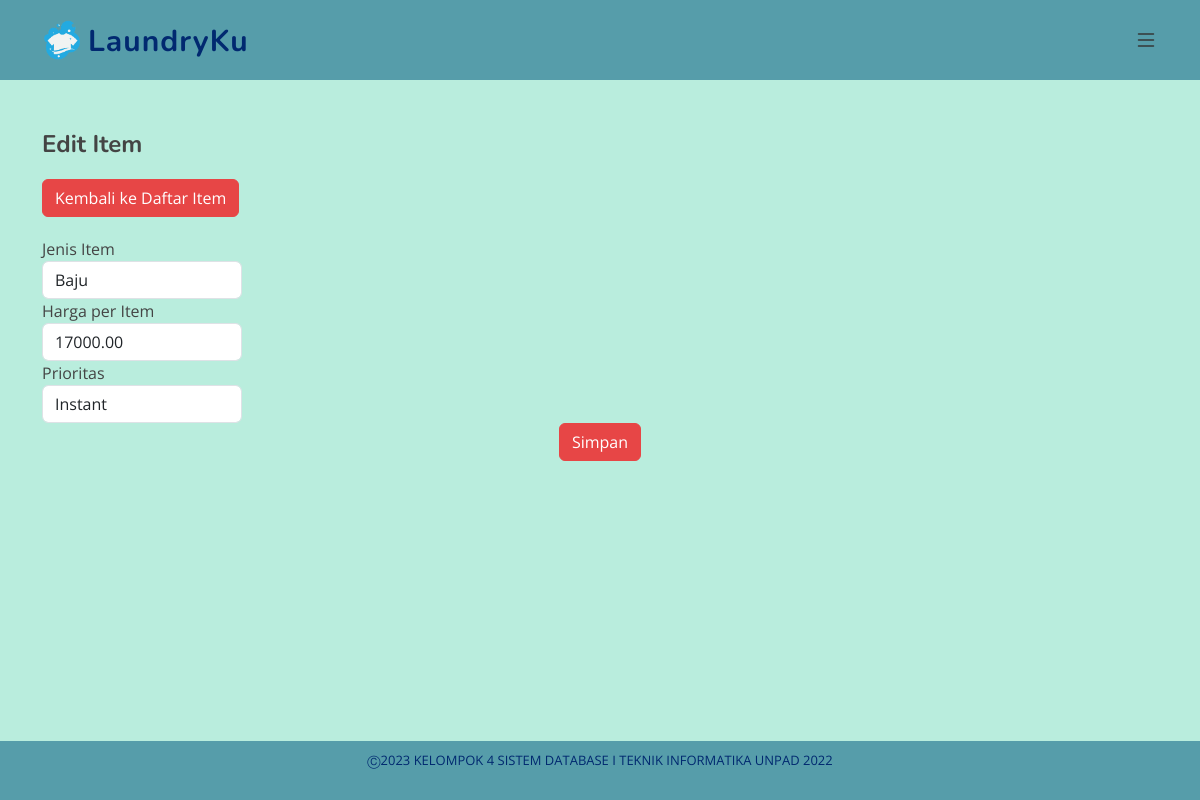
/edit_item.php?id=1 (signed in), run on the app's committed database.
### tables this page shows
CREATE TABLE Item (
    id_item INT AUTO_INCREMENT PRIMARY KEY,
    jenis_item VARCHAR(255) NOT NULL,
    harga_per_item DECIMAL(18, 2) NOT NULL,
    id_prioritas INT,
    FOREIGN KEY (id_prioritas) REFERENCES Prioritas(id_prioritas)
);

CREATE TABLE Prioritas (
    id_prioritas INT AUTO_INCREMENT PRIMARY KEY,
    jenis_prioritas VARCHAR(255) NOT NULL,
    keterangan VARCHAR(255),
    durasi INT,
    image_url VARCHAR (255)
);

### edit_item.php (the view, shortened to what this page needs)
<?php
include "config.php";
$idItem = $_GET['id'];
$query = "SELECT * FROM Item WHERE id_item = '$idItem'";
$result = mysqli_query($conn, $query);
$item = mysqli_fetch_assoc($result);
$prioritasQuery = "SELECT * FROM Prioritas";
$prioritasResult = mysqli_query($conn, $prioritasQuery);
?>
<?php include 'header.php'; ?>
<main id="main">
  <section id="admin" class="admin">
    <div class="container">
      <div class="row">
        <div class="col-lg-12">
          <h2>Edit Item</h2>
          <div class="text-right">
            <a href="daftar_item.php" class="btn btn-primary">Kembali ke Daftar Item</a>
          </div>
        </div>
      </div>
      <div class="row">
        <div class="col-lg-12">
          <form action="" method="POST">
            <div class="form-group">
              <label for="jenis_item">Jenis Item</label>
              <input type="text" class="form-control" id="jenis_item" name="jenis_item" value="<?php echo $item['jenis_item']; ?>">
            </div>
            <div class="form-group">
              <label for="harga_per_item">Harga per Item</label>
              <input type="number" step="0.01" class="form-control" id="harga_per_item" name="harga_per_item" value="<?php echo $item['harga_per_item']; ?>">
            </div>
            <div class="form-group">
              <label for="id_prioritas">Prioritas</label>
              <select class="form-control" id="id_prioritas" name="id_prioritas">
                <?php while ($row = mysqli_fetch_assoc($prioritasResult)) : ?>
                  <option value="<?php echo $row['id_prioritas']; ?>" <?php if ($row['id_prioritas'] == $item['id_prioritas']) echo 'selected'; ?>><?php echo $row['jenis_prioritas']; ?></option>
                <?php endwhile; ?>
              </select>
            </div>
            <div class="text-center">
              <button type="submit" class="btn btn-primary" name="simpan">Simpan</button>
            </div>
          </form>
        </div>
      </div>
    </div>
  </section>
</main>
<?php include 'footer.php'; ?>

### assets/css/style.css (style rules this page uses)
:root { scroll-behavior: smooth; }
body { font-family: "Open Sans", sans-serif; color: #444444; }
a { color: #f4f4f4; text-decoration: none; }
h1, h2, h3, h4, h5, h6 { font-family: "Nunito", sans-serif; }
section { padding: 60px 0; overflow: hidden; }

### assets/css/styles.css (style rules this page uses)
#main { background-color: #B9EDDD; min-height: calc(100vh - 30px); }
#main .admin h2 { font-size: 24px; font-weight: bold; margin-bottom: 20px; }
#main .admin .text-right { display: flex; justify-content: space-between; align-items: center; margin-bottom: 20px; }
#main .admin .form-control { width: 200px; }
#main .admin .btn-primary { background-color: #E74646; border-color: #E74646; }
#main { padding-top: 70px; }

### edit_item.php (style rules this page uses)
#main { padding-top: 70px; }

### data on the page
item: jenis_item "Baju", harga_per_item "17000.00", id_prioritas "Instant"
